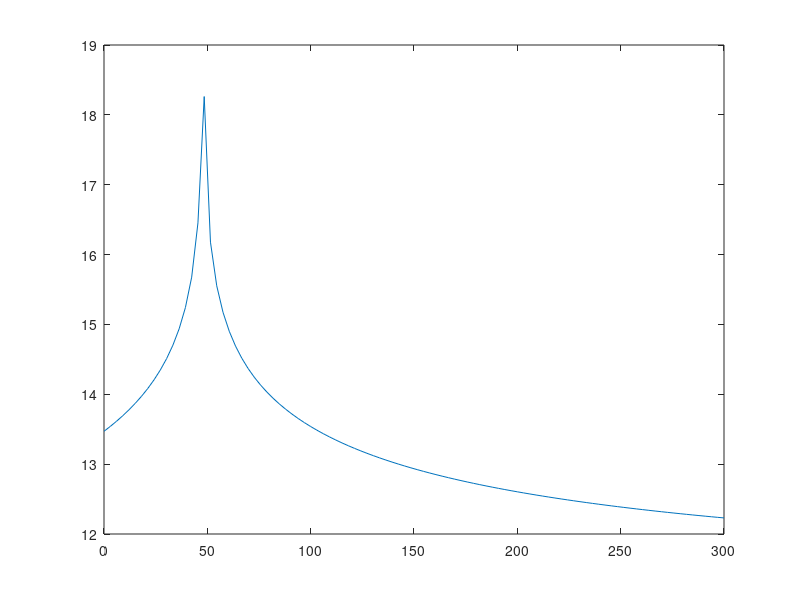

Recreate this plot in MATLAB.
u=0.8;
a=-86.2E-7;
i0=74.9E-7;
tau=-342;
t=linspace(0,300);
i=i0+a*exp(t./tau);
r=abs(u./i)
plot(t,r);
rlog=log(r);
plot(t,rlog);